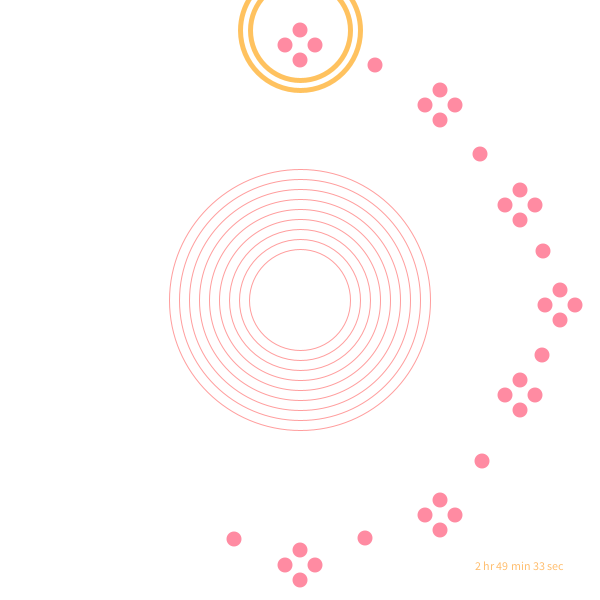
Frame 1 (no input)
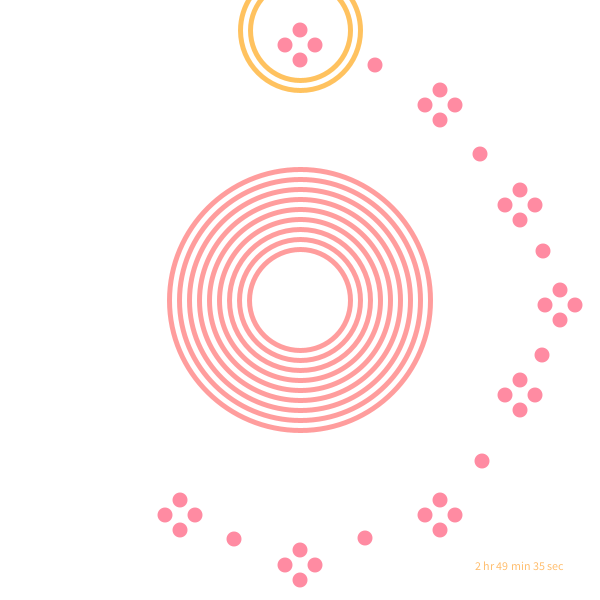
Frame 60 (the mouse pressed at the canvas centre just before this capture)
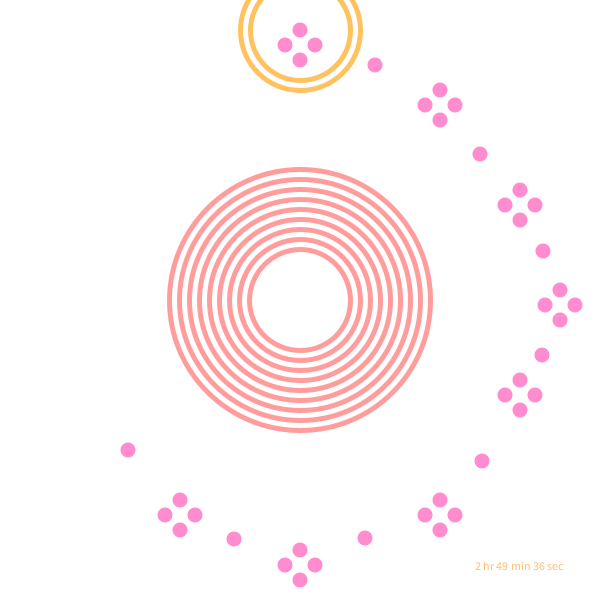
Frame 120 (the mouse held since frame 60 and released just before this capture)

The Processing sketch that drew these frames (run headless with seeded random() and noise(); from frame 60 on, the mouse is pressed at the canvas centre):

// Processing sketch: processing_144285
// ── processing_144285.pde

// Konkuk University
// Department of Dynamic Media
// SOS iDesign
// Name:CHOI Joo Hee
// ID: 201420114

float x, y, z;

void setup() {
  size (600, 600);
  smooth();
  //setupAudio();
}

void draw() {

  fill(#FFB2C4, 120);
  int s = second();  
  int m = minute(); 
  int h = hour();
  float x= 300;
  float y =30;
  float z =15;
  background(255);


  //getVolume();
  //float Y = map(volume, 0, 200, 2, 100); 
  //float X = map(volume, 0, 200, 2, 200);



  //minute
  stroke(#FF9D9D);
  noFill();
  if (m>=5) {
    ellipse(x, x, 100+Y, 100+Y);
  }
  if (m>=10) {
    ellipse(x, x, 120+Y, 120+Y);
  }
  if (m>=15) {
    ellipse(x, x, 140+Y, 140+Y);
  }
  if (m>=20) {
    ellipse(x, x, 160+Y, 160+Y);
  }
  if (m>=25) {
    ellipse(x, x, 180+Y, 180+Y);
  }
  if (m>=30) {
    ellipse(x, x, 200+Y, 200+Y);
  }
  if (m>=35) {
    ellipse(x, x, 220+Y, 220+Y);
  }
  if (m>=40) {
    ellipse(x, x, 240+Y, 240+Y);
  }
  if (m>=45) {
    ellipse(x, x, 260+Y, 260+Y);
  }
  if (m>=50) {
    ellipse(x, x, 280+Y, 280+Y);
  }
  if (m>=55) {
    ellipse(x, x, 300+Y, 300+Y);
  }

  //hour ellipses
  stroke(#FFC25F);
  strokeWeight(5);
  noFill();
  if (h>=1) {
    ellipse(x, y, 100+X, 100+X);
  }
  if (h>=2) {
    ellipse(x, y, 120+X, 120+X);
  }
  if (h>=3) {
    ellipse(x, y, 140+X, 140+X);
  }
  if (h>=4) {
    ellipse(560, 305, 100+X, 100+X);
  }
  if (h>=5) {
    ellipse(560, 305, 120+X, 120+X);
  }
  if (h>=6) {
    ellipse(560, 305, 140+X, 140+X);
  }
  if (h>=7) {
    ellipse(300, 564, 100+X, 100+X);
  }
  if (h>=8) {
    ellipse(300, 564, 120+X, 120+X);
  }
  if (h>=9) {
    ellipse(300, 564, 140+X, 140+X);
  }
  if (h>=10) {
    ellipse(29, 314, 100+X, 100+X);
  }
  if (h>=11) {
    ellipse(29, 314, 120+X, 120+X);
  }
  if (h>=12) {
    ellipse(29, 314, 140+X, 140+X);
  }

  //time
  fill(#FFBE6F);
  String counter = h+" hr "+m+" min "+s+" sec";
  textAlign(CENTER);
  text(counter, 519, 570);

  //second petal 1
  fill(#FF8BA2+mouseX);
  noStroke();
  if (s>=1) { 
    ellipse(x, y, z, z);
    ellipse(x-z, y+z, z, z);
    ellipse(x, y+z+15, z, z);
    ellipse(x+z, y+z, z, z);
  }
  if (s>=2) {
    ellipse(375, 65, z, z);
  if (s>=5) { 
    ellipse(x+140, y+60, z, z);
    ellipse(x+140-z, y+60+z, z, z);
    ellipse(x+140, y+60+z+15, z, z);
    ellipse(x+140+z, y+60+z, z, z);
  }
  if (s>=6) {
    ellipse(480, 154, z, z);
  }  
  if (s>=10) { 
    ellipse(x+220, y+160, z, z);
    ellipse(x+220-z, y+160+z, z, z);
    ellipse(x+220, y+160+z+15, z, z);
    ellipse(x+220+z, y+160+z, z, z);
  }
  if (s>=11) {
    ellipse(543, 251, z, z);
    }

  //second petal 2
  if (s>=15) {
    ellipse(x+260, y+260, z, z);
    ellipse(x+260+z, y+260+z, z, z);
    ellipse(x+260-z, y+260+z, z, z);
    ellipse(x+260, y+260+z+15, z, z);
  }
  if (s>=16) {
    ellipse(542, 355, z, z);
  }
  if (s>=20) { 
    ellipse(x+220, y+350, z, z);
    ellipse(x+220-z, y+350+z, z, z);
    ellipse(x+220, y+350+z+15, z, z);
    ellipse(x+220+z, y+350+z, z, z);
  }
  if (s>=21) {
    ellipse(482, 461, z, z);
  }
  if (s>=25) { 
    ellipse(x+140, y+470, z, z);
    ellipse(x+140-z, y+470+z, z, z);
    ellipse(x+140, y+470+z+15, z, z);
    ellipse(x+140+z, y+470+z, z, z);
  }
  if (s>=26) {
    ellipse(365, 538, z, z);
  }

  //second petal 3
  if (s>=30) {
    ellipse(x, y+520, z, z);
    ellipse(x+z, y+520+z, z, z);
    ellipse(x-z, y+520+z, z, z);
    ellipse(x, y+z+520+15, z, z);
  }
  if (s>=31) {
    ellipse(234, 539, z, z);
  }
  if (s>=35) { 
    ellipse(x-120, y+470, z, z);
    ellipse(x-120-z, y+470+z, z, z);
    ellipse(x-120, y+470+z+15, z, z);
    ellipse(x-120+z, y+470+z, z, z);
  }
  if (s>=36) {
    ellipse(128, 450, z, z);
  }
  if (s>=40) { 
    ellipse(x-210, y+350, z, z);
    ellipse(x-210-z, y+350+z, z, z);
    ellipse(x-210, y+350+z+15, z, z);
    ellipse(x-210+z, y+350+z, z, z);
  }
  if (s>=41) {
    ellipse(55, 357, z, z);
  }

  //second petal 4
  if (s>=45) {
    ellipse(y, x, z, z);
    ellipse(y+z, x+z, z, z);
    ellipse(y-z, x+z, z, z);
    ellipse(y, x+z+15, z, z);
  }
  if (s>=46) {
    ellipse(40, 256, z, z);
  }
  if (s>=50) { 
    ellipse(x-250, y+160, z, z);
    ellipse(x-250-z, y+160+z, z, z);
    ellipse(x-250, y+160+z+15, z, z);
    ellipse(x-250+z, y+160+z, z, z);
  }
  if (s>=51) {
    ellipse(89, 159, z, z);
  }
  if (s>=55) { 
    ellipse(x-160, y+60, z, z);
    ellipse(x-160-z, y+60+z, z, z);
    ellipse(x-160, y+60+z+15, z, z);
    ellipse(x-160+z, y+60+z, z, z);
  }
  if (s>=56) {
    ellipse(211, 62, z, z);
  }
  if (s==60) {
    s=0;
  }
  if (s==59) {
    m = m + 1;
  }
  if (m==59) {
    h = h + 1;
    m = 0;
  }
  if (h>12) {
    h=1;
  }
 }
}
